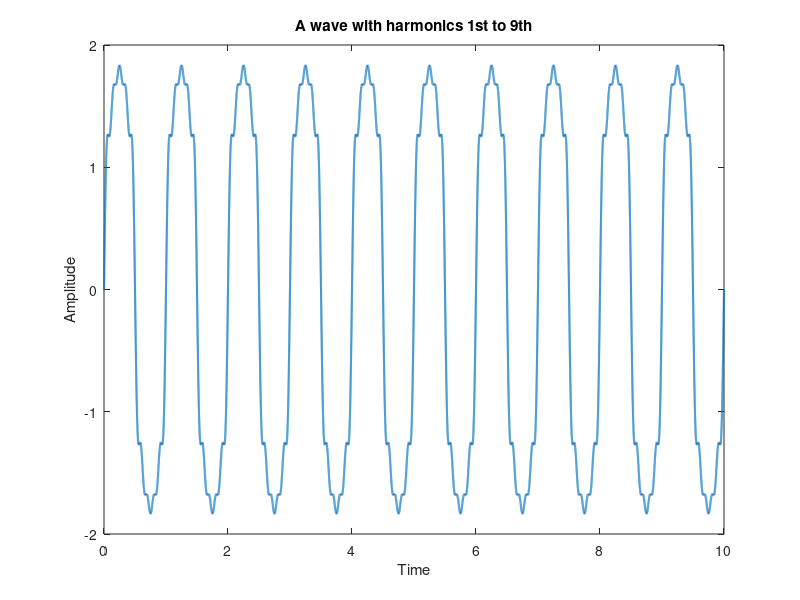

This figure's MATLAB source:
t=0:0.0001:10;
N=9;
y = sin(2*pi*t);
for n = 1:2:9

x = sin(2*pi*n*t)/n;
y=y+x;
end
plot(t,y,'linewidth',1.5);
title('A wave with harmonics 1st to 9th');
xlabel('Time');
ylabel('Amplitude');